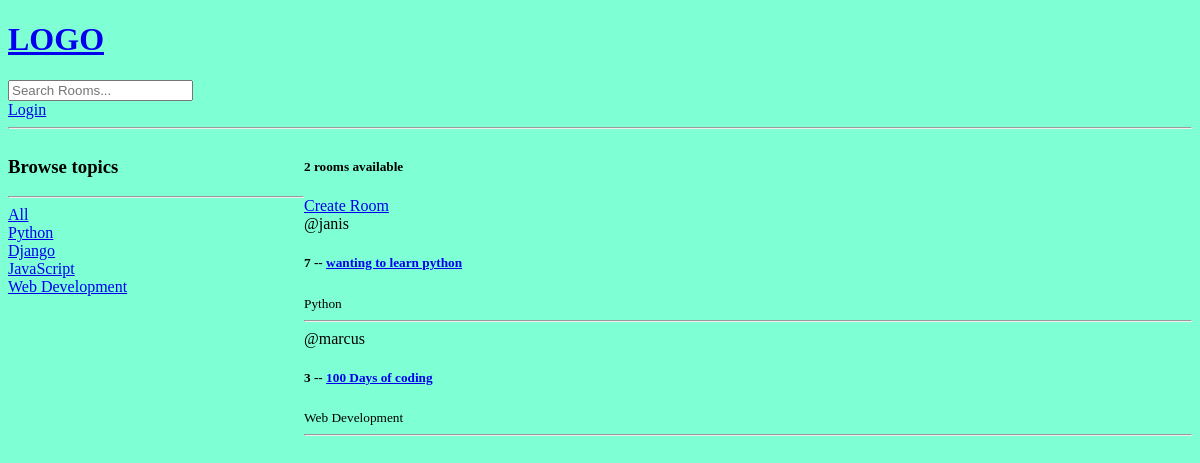
Before: / with the older database file.
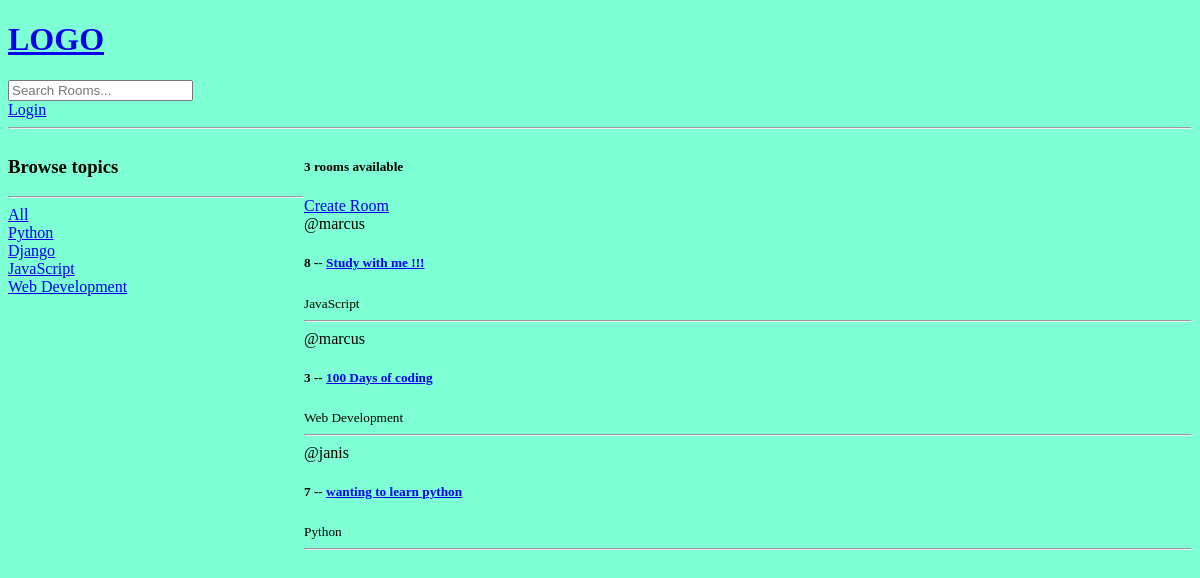
After: the same page with the newer database file.
### base/models.py (models this page shows, shortened)
class Topic(models.Model):
    name = models.CharField(max_length=200)

class Room(models.Model):
    host = models.ForeignKey(User, on_delete=models.SET_NULL, null=True)
    topic = models.ForeignKey(Topic, on_delete=models.SET_NULL, null=True)
    name = models.CharField(max_length=200)
    description = models.TextField(null=True, blank=True)
    participants = models.ManyToManyField(
        User, related_name='participants', blank=True)
    updated = models.DateTimeField(auto_now=True) # takes a snapshot of the instance everytime its saved
    created = models.DateTimeField(auto_now_add=True) # takes a snapshot of the instance just when it's created
    class Meta:
        ordering = ['-updated', '-created']

### base/views.py (the view)
# urls.py: path('', views.home, name="home"),
def home(request):
    q = request.GET.get('q') if request.GET.get('q') != None else ''
    rooms = Room.objects.filter(
        Q(topic__name__icontains=q) |
        Q(name__icontains=q) |
        Q(description__icontains=q)
    )
    topics = Topic.objects.all()
    room_count = rooms.count()
    room_messages = Message.objects.filter(
        Q(room__topic__name__icontains=q)
    )
    context = {
        'rooms': rooms,
        'topics': topics,
        'room_count': room_count,
        'room_messages': room_messages,
    }
    return render(request, 'base/home.html', context)

### base/templates/base/home.html (shortened to what this page needs)
{% extends 'main.html' %} {% block content %}
<div class="home-container">
  <div>
    <h3>Browse topics</h3>
    <hr />
    <div>
      <a href="{% url 'home' %}">All</a>
    </div>
    {% for topic in topics %}
    <div>
      <a href="{% url 'home' %}?q={{topic.name}}">{{topic.name}}</a>
    </div>
    {% endfor %}
  </div>
  <div>
    <h5>{{room_count}} rooms available</h5>
    <a href="{% url 'create-room' %}">Create Room</a>
    <div>
      {% for room in rooms %}
      <div>
        <span>@{{room.host.username}}</span>
        <h5>
          {{room.id}} -- <a href="{% url 'room' room.id %}"> {{room.name}} </a>
        </h5>
        <small>{{room.topic.name}}</small>
        <hr />
      </div>
      {% endfor %}
    </div>
  </div>
</div>
{% endblock content %}

### templates/main.html (shortened to what this page needs)
<!DOCTYPE html>
{% load static %}
<html lang="en">
  <head>
    <link rel="stylesheet" type="text/css" media="screen" href="{% static 'styles/main.css' %}">
  </head>
  <body>
    {% include 'navbar.html' %}
    {% block content %} {% endblock %}
  </body>
</html>

### templates/navbar.html
<a href="/">
  <h1>LOGO</h1>
</a>
<form action="{% url 'home' %}" method="GET">
  <input type="text" name="q" placeholder="Search Rooms..." />
</form>
{% if request.user.is_authenticated %}
<p>Hello {{request.user}}</p>
<a href="{% url 'logout' %}">Logout</a>
{% else %}
<a href="{% url 'login' %}">Login</a>
{% endif %}
<hr />

### static/styles/main.css (style rules this page uses)
body { background-color: aquamarine; }

### base/templates/base/home.html (style rules this page uses)
.home-container { display: grid; grid-template-columns: 1fr 3fr; }

Changed rows visible on the page:
added Room: host.username "marcus", id "8", name "Study with me !!!", topic.name "JavaScript"
changed Room "100 Days of coding": moves up the list
Other visible differences:
{{ room_count }}: "2" → "3"
